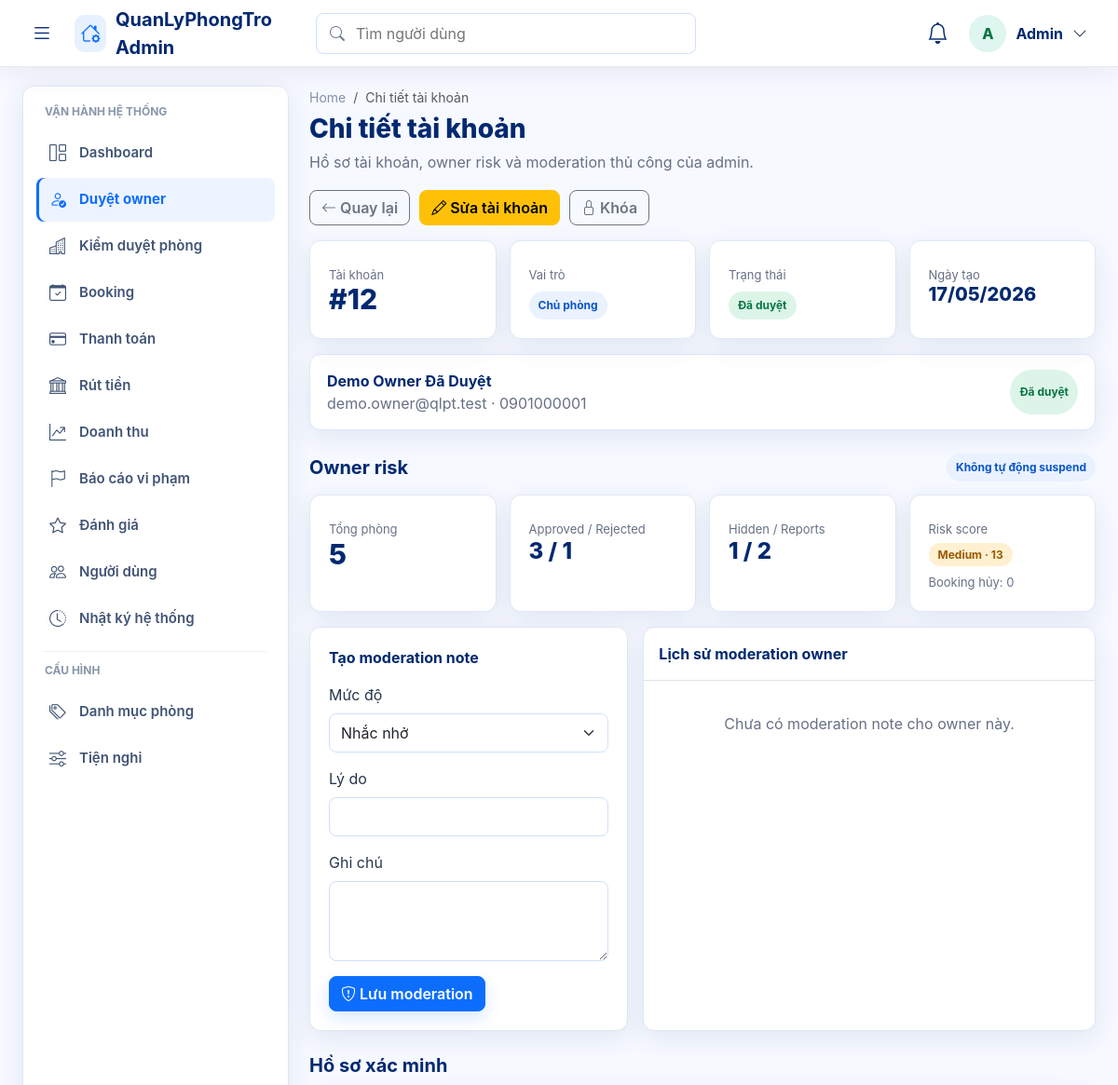
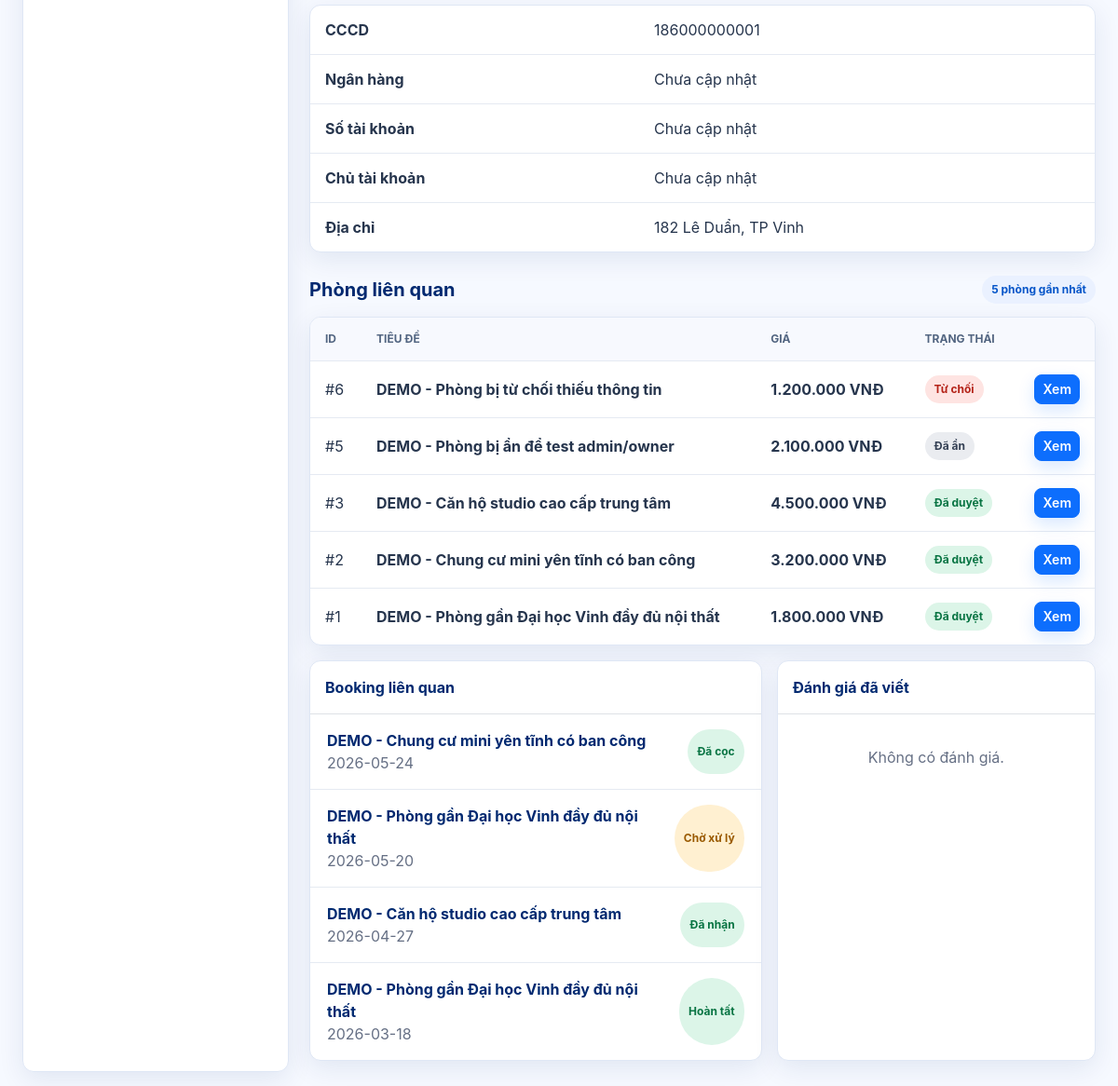
The page /public/admin/user_detail.php?id=12 (signed in) on the database its author committed (2 pictures, top to bottom).
### tables this page shows
CREATE TABLE `users` (
  `id` int(11) NOT NULL,
  `name` varchar(100) DEFAULT NULL,
  `email` varchar(150) DEFAULT NULL,
  `password` varchar(255) DEFAULT NULL,
  `reset_token` varchar(64) DEFAULT NULL,
  `reset_expires` datetime DEFAULT NULL,
  `force_password_change` tinyint(1) NOT NULL DEFAULT 0,
  `phone` varchar(20) DEFAULT NULL,
  `avatar` varchar(255) DEFAULT NULL,
  `role` enum('user','owner','admin') DEFAULT 'user',
  `created_at` timestamp NOT NULL DEFAULT current_timestamp(),
  `status` varchar(20) DEFAULT 'pending',
  `owner_verification_status` enum('not_required','pending_verification','submitted','approved','rejected') NOT NULL DEFAULT 'not_required',
  `approved_by` int(11) DEFAULT NULL,
  `approved_at` datetime DEFAULT NULL,
  `rejection_reason` text DEFAULT NULL,
  `address` text DEFAULT NULL,
  `idcard_number` varchar(50) DEFAULT NULL,
  `trust_score` int(11) NOT NULL DEFAULT 0,
  `admin_note` text DEFAULT NULL,
  `verified_at` datetime DEFAULT NULL,
  `verification_submitted_at` datetime DEFAULT NULL,
  `verification_reviewed_by` int(11) DEFAULT NULL,
  `verification_reviewed_at` datetime DEFAULT NULL,
  `verification_rejection_reason` text DEFAULT NULL,
  `id_card_front` varchar(255) DEFAULT NULL,
  `id_card_back` varchar(255) DEFAULT NULL,
  `selfie_image` varchar(255) DEFAULT NULL,
  `bank_name` varchar(100) DEFAULT NULL,
  `bank_account_no` varchar(50) DEFAULT NULL,
  `bank_account_name` varchar(100) DEFAULT NULL,
  `bank_verified_at` datetime DEFAULT NULL,
  `notify_email` tinyint(1) DEFAULT 1,
  `notify_booking` tinyint(1) DEFAULT 1,
  `show_phone` tinyint(1) DEFAULT 1,
  `dark_mode` tinyint(1) DEFAULT 0
);

CREATE TABLE `motels` (
  `id` int(11) NOT NULL,
  `title` varchar(255) NOT NULL,
  `description` text DEFAULT NULL,
  `price` int(11) NOT NULL,
  `deposit_amount` int(11) NOT NULL DEFAULT 0,
  `area` int(11) DEFAULT NULL,
  `address` varchar(255) DEFAULT NULL,
  `province_code` varchar(20) DEFAULT NULL,
  `province_name` varchar(120) DEFAULT NULL,
  `district_code` varchar(20) DEFAULT NULL,
  `district_name` varchar(120) DEFAULT NULL,
  `ward_code` varchar(20) DEFAULT NULL,
  `ward_name` varchar(120) DEFAULT NULL,
  `street_address` varchar(255) DEFAULT NULL,
  `address_api_source` varchar(80) DEFAULT NULL,
  `lat` decimal(10,8) DEFAULT NULL,
  `lng` decimal(11,8) DEFAULT NULL,
  `phone` varchar(20) DEFAULT NULL,
  `user_id` int(11) NOT NULL,
  `category_id` int(11) DEFAULT NULL,
  `district_id` int(11) DEFAULT NULL,
  `status` enum('pending','approved','hidden','rejected') DEFAULT 'pending',
  `room_status` enum('available','reserved','rented','unavailable') NOT NULL DEFAULT 'available',
  `rejection_reason` text DEFAULT NULL,
  `rejected_by` int(11) DEFAULT NULL,
  `rejected_at` datetime DEFAULT NULL,
  `count_view` int(11) DEFAULT 0,
  `created_at` timestamp NOT NULL DEFAULT current_timestamp(),
  `updated_at` timestamp NULL DEFAULT NULL,
  `bedrooms` int(11) DEFAULT 0,
  `bathrooms` int(11) DEFAULT 0,
  `max_people` int(11) DEFAULT NULL,
  `utilities` text DEFAULT NULL,
  `furniture` text DEFAULT NULL,
  `verification_status` varchar(30) NOT NULL DEFAULT 'unverified',
  `health_score` int(11) NOT NULL DEFAULT 0,
  `is_featured` tinyint(1) NOT NULL DEFAULT 0,
  `available_from` date DEFAULT NULL,
  `service_fee` int(11) NOT NULL DEFAULT 0,
  `electricity_unit_price` int(11) NOT NULL DEFAULT 0,
  `water_fee_per_person` int(11) NOT NULL DEFAULT 0,
  `internet_fee` int(11) NOT NULL DEFAULT 0,
  `parking_fee` int(11) NOT NULL DEFAULT 0,
  `other_fee` int(11) NOT NULL DEFAULT 0,
  `service_note` varchar(255) DEFAULT NULL,
  `deposit_months` decimal(3,1) NOT NULL DEFAULT 1.0
);

CREATE TABLE `bookings` (
  `id` int(11) NOT NULL,
  `booking_code` varchar(30) DEFAULT NULL,
  `user_id` int(11) DEFAULT NULL,
  `owner_id` int(11) DEFAULT NULL,
  `motel_id` int(11) DEFAULT NULL,
  `check_in_date` date DEFAULT NULL,
  `check_out_date` date DEFAULT NULL,
  `expected_move_in_date` date DEFAULT NULL,
  `rental_duration_months` int(11) DEFAULT NULL,
  `note` text DEFAULT NULL,
  `contact_name` varchar(120) DEFAULT NULL,
  `contact_phone` varchar(20) DEFAULT NULL,
  `contact_email` varchar(150) DEFAULT NULL,
  `deposit_amount` int(11) DEFAULT NULL,
  `total_amount` int(11) NOT NULL DEFAULT 0,
  `payment_status` enum('pending','processing','paid','failed','cancelled','refunded') NOT NULL DEFAULT 'pending',
  `booking_status` enum('pending','waiting_payment','paid','confirmed','cancelled','rejected','expired','completed') NOT NULL DEFAULT 'pending',
  `checkin_date` date DEFAULT NULL,
  `status` enum('pending','paid','accepted','completed','rejected','cancelled') DEFAULT 'pending',
  `created_at` timestamp NOT NULL DEFAULT current_timestamp(),
  `cancelled_at` datetime DEFAULT NULL,
  `cancelled_by` int(11) DEFAULT NULL,
  `cancellation_reason` text DEFAULT NULL,
  `rejected_at` datetime DEFAULT NULL,
  `rejected_by` int(11) DEFAULT NULL,
  `rejection_reason` text DEFAULT NULL,
  `expires_at` datetime DEFAULT NULL,
  `updated_at` datetime DEFAULT NULL
);

### public/admin/user_detail.php (the view, shortened to what the rows shown need)
<?php
require_once __DIR__ . '/../admin_init.php';
require_once __DIR__ . '/layout.php';
$id = (int)($_GET['id'] ?? 0);
$conn = $db->getConnection();
$ownerModeration = new OwnerModeration($db);
function admin_user_detail_one(mysqli $conn, string $sql, int $id): ?array
{
    $stmt = $conn->prepare($sql);
    $stmt->bind_param('i', $id);
    $stmt->execute();
    $row = $stmt->get_result()->fetch_assoc() ?: null;
    return $row;
}
function admin_user_detail_many(mysqli $conn, string $sql, string $types, array $params): array
{
    $stmt = $conn->prepare($sql);
    if ($params !== []) {
        $bind = [$types];
        foreach ($params as $key => $value) {
            $bind[] = &$params[$key];
        }
        call_user_func_array([$stmt, 'bind_param'], $bind);
    }
    $stmt->execute();
    $rows = $stmt->get_result()->fetch_all(MYSQLI_ASSOC);
    return $rows;
}
$user = admin_user_detail_one($conn, 'SELECT * FROM users WHERE id = ? LIMIT 1', $id);
$motels = admin_user_detail_many($conn, 'SELECT * FROM motels WHERE user_id = ? ORDER BY created_at DESC, id DESC LIMIT 10', 'i', [$id]);
$bookings = admin_user_detail_many(
    $conn,
    'SELECT b.*, m.title AS motel_title
     FROM bookings b
     LEFT JOIN motels m ON m.id = b.motel_id
     WHERE b.user_id = ? OR m.user_id = ?
     ORDER BY b.created_at DESC, b.id DESC
     LIMIT 10',
    'ii',
    [$id, $id]
);
$ownerRisk = ($user['role'] ?? '') === 'owner' ? $ownerModeration->getOwnerRisk($id) : null;
$warningTableExists = $ownerModeration->warningTableExists();
$warnings = $ownerRisk ? $ownerModeration->getWarnings($id, 10) : [];
$verificationStatus = (string)($user['owner_verification_status'] ?? 'not_required');
?>
<div class="wb-grid wb-stats-4 mb-3">
    <div class="wb-card"><div class="wb-card-label">Tài khoản</div><div class="wb-card-value">#<?php echo (int)$user['id']; ?></div></div>
    <div class="wb-card"><div class="wb-card-label">Vai trò</div><div class="mt-2"><span class="wb-pill"><?php echo admin_status_label((string)$user['role']); ?></span></div></div>
    <div class="wb-card"><div class="wb-card-label">Ngày tạo</div><div class="wb-card-value fs-5"><?php echo !empty($user['created_at']) ? date('d/m/Y', strtotime((string)$user['created_at'])) : ''; ?></div></div>
</div>
<div class="wb-list-card mb-3">
    <div class="wb-list-row">
        <div>
            <div class="wb-title"><?php echo admin_e($user['name'] ?? 'N/A'); ?></div>
            <div class="wb-muted"><?php echo admin_e($user['email'] ?? ''); ?> · <?php echo admin_e($user['phone'] ?? 'Chưa cập nhật'); ?></div>
        </div>
        <?php if (($user['role'] ?? '') === 'owner'): ?>
            <span class="wb-pill <?php echo admin_pill_class($verificationStatus); ?>"><?php echo admin_status_label($verificationStatus); ?></span>
        <?php endif; ?>
    </div>
</div>
<?php if (($user['role'] ?? '') === 'owner'): ?>
    <div class="wb-section-head"><h2>Owner risk</h2><span class="wb-pill">Không tự động suspend</span></div>
    <div class="wb-grid wb-stats-4 mb-3">
        <div class="wb-card"><div class="wb-card-label">Tổng phòng</div><div class="wb-card-value"><?php echo (int)($ownerRisk['total_rooms'] ?? 0); ?></div></div>
        <div class="wb-card"><div class="wb-card-label">Approved / Rejected</div><div class="wb-card-value fs-4"><?php echo (int)($ownerRisk['approved_rooms'] ?? 0); ?> / <?php echo (int)($ownerRisk['rejected_rooms'] ?? 0); ?></div></div>
        <div class="wb-card"><div class="wb-card-label">Hidden / Reports</div><div class="wb-card-value fs-4"><?php echo (int)($ownerRisk['hidden_rooms'] ?? 0); ?> / <?php echo (int)($ownerRisk['total_reports'] ?? 0); ?></div></div>
        <div class="wb-card"><div class="wb-card-label">Risk score</div><div class="wb-card-value fs-4"><span class="wb-pill <?php echo admin_pill_class((string)($ownerRisk['risk_level'] ?? 'low')); ?>"><?php echo admin_status_label((string)($ownerRisk['risk_level'] ?? 'low')); ?> · <?php echo (int)($ownerRisk['risk_score'] ?? 0); ?></span></div><div class="wb-card-label mt-2">Booking hủy: <?php echo (int)($ownerRisk['cancelled_bookings'] ?? 0); ?></div></div>
    </div>
    <div class="row g-3 mb-3">
        <div class="col-lg-5">
            <div class="wb-card h-100">
                <div class="wb-title mb-3">Tạo moderation note</div>
                <?php if ($warningTableExists): ?>
                    <form method="POST" class="row g-3">
                        <div class="col-12">
                            <label class="form-label">Mức độ</label>
                            <select name="warning_level" class="form-select" required>
                                <?php foreach (['reminder', 'warning', 'severe_warning', 'posting_suspended'] as $level): ?>
                                    <option value="<?php echo admin_e($level); ?>"><?php echo admin_status_label($level); ?></option>
                                <?php endforeach; ?>
                            </select>
                        </div>
                        <div class="col-12">
                            <label class="form-label">Lý do</label>
                            <input type="text" name="warning_reason" class="form-control" maxlength="255" required>
                        </div>
                        <div class="col-12">
                            <label class="form-label">Ghi chú</label>
                            <textarea name="warning_note" class="form-control" rows="3"></textarea>
                        </div>
                        <div class="col-12"><button class="btn btn-primary" type="submit"><i class="bi bi-shield-exclamation"></i> Lưu moderation</button></div>
                    </form>
                <?php else: ?>
                    <div class="wb-empty">Chạy migration `002_owner_warnings.sql` để lưu cảnh báo owner.</div>
                <?php endif; ?>
            </div>
        </div>
        <div class="col-lg-7">
            <div class="wb-list-card h-100">
                <div class="p-3 border-bottom"><div class="wb-title">Lịch sử moderation owner</div></div>
                <?php if ($warnings): ?>
                    <?php foreach ($warnings as $warning): ?>
                        <div class="wb-list-row">
                            <div>
                                <div class="wb-title"><?php echo admin_e($warning['reason']); ?></div>
                                <div class="wb-muted"><?php echo admin_e($warning['admin_name'] ?? 'Admin'); ?> · <?php echo !empty($warning['created_at']) ? date('d/m/Y H:i', strtotime((string)$warning['created_at'])) : ''; ?></div>
                                <?php if (!empty($warning['note'])): ?><div><?php echo nl2br(admin_e($warning['note'])); ?></div><?php endif; ?>
                            </div>
                            <span class="wb-pill <?php echo admin_pill_class((string)$warning['warning_level']); ?>"><?php echo admin_status_label((string)$warning['warning_level']); ?></span>
                        </div>
                    <?php endforeach; ?>
                <?php else: ?>
                    <div class="wb-empty">Chưa có moderation note cho owner này.</div>
                <?php endif; ?>
            </div>
        </div>
    </div>
    <div class="wb-section-head"><h2>Hồ sơ xác minh</h2></div>
    <div class="wb-table-card mb-3">
        <table class="wb-table"><tbody>
            <tr><td class="fw-bold">CCCD</td><td><?php echo admin_e($user['idcard_number'] ?? 'Chưa cập nhật'); ?></td></tr>
            <tr><td class="fw-bold">Ngân hàng</td><td><?php echo admin_e($user['bank_name'] ?? 'Chưa cập nhật'); ?></td></tr>
            <tr><td class="fw-bold">Số tài khoản</td><td><?php echo admin_e($user['bank_account_no'] ?? 'Chưa cập nhật'); ?></td></tr>
            <tr><td class="fw-bold">Chủ tài khoản</td><td><?php echo admin_e($user['bank_account_name'] ?? 'Chưa cập nhật'); ?></td></tr>
            <tr><td class="fw-bold">Địa chỉ</td><td><?php echo admin_e($user['address'] ?? 'Chưa cập nhật'); ?></td></tr>
        </tbody></table>
    </div>
<?php endif; ?>
<div class="wb-section-head"><h2>Phòng liên quan</h2><span class="wb-pill"><?php echo count($motels); ?> phòng gần nhất</span></div>
<div class="wb-table-card mb-3">
    <?php if ($motels): ?>
        <table class="wb-table">
            <thead><tr><th>ID</th><th>Tiêu đề</th><th>Giá</th><th>Trạng thái</th><th></th></tr></thead>
            <tbody>
                <?php foreach ($motels as $motel): ?>
                    <tr>
                        <td>#<?php echo (int)$motel['id']; ?></td>
                        <td class="wb-title"><?php echo admin_e($motel['title'] ?? 'N/A'); ?></td>
                        <td class="wb-price"><?php echo admin_money($motel['price'] ?? 0); ?></td>
                        <td><span class="wb-pill <?php echo admin_pill_class((string)$motel['status']); ?>"><?php echo admin_status_label((string)$motel['status']); ?></span></td>
                        <td class="text-end"><a href="motel_detail.php?id=<?php echo (int)$motel['id']; ?>" class="btn btn-sm btn-primary">Xem</a></td>
                    </tr>
                <?php endforeach; ?>
            </tbody>
        </table>
    <?php else: ?>
        <div class="wb-empty">Không có phòng liên quan.</div>
    <?php endif; ?>
</div>
<div class="row g-3">
    <div class="col-md-7">
        <div class="wb-list-card h-100">
            <?php if ($bookings): ?>
                <?php foreach ($bookings as $booking): ?>
                    <div class="wb-list-row">
                        <div><div class="wb-title"><?php echo admin_e($booking['motel_title'] ?? 'N/A'); ?></div><div class="wb-muted"><?php echo admin_e($booking['checkin_date'] ?? $booking['check_in_date'] ?? ''); ?></div></div>
                        <span class="wb-pill <?php echo admin_pill_class((string)$booking['status']); ?>"><?php echo admin_status_label((string)$booking['status']); ?></span>
                    </div>
                <?php endforeach; ?>
            <?php else: ?><div class="wb-empty">Không có booking.</div><?php endif; ?>
        </div>
    </div>
</div>

### rows shown on the page
users: id "12", role "Chủ phòng", created_at "17/05/2026", name "Demo Owner Đã Duyệt", email "demo.owner@qlpt.test", phone "0901000001", owner_verification_status "Đã duyệt", idcard_number "186000000001", bank_name "Chưa cập nhật", bank_account_no "Chưa cập nhật", bank_account_name "Chưa cập nhật", address "182 Lê Duẩn, TP Vinh"
motels: id "6", title "DEMO - Phòng bị từ chối thiếu thông tin", price "1.200.000 VNĐ", status "Từ chối"
motels: id "5", title "DEMO - Phòng bị ẩn để test admin/owner", price "2.100.000 VNĐ", status "Đã ẩn"
motels: id "3", title "DEMO - Căn hộ studio cao cấp trung tâm", price "4.500.000 VNĐ", status "Đã duyệt"
motels: id "2", title "DEMO - Chung cư mini yên tĩnh có ban công", price "3.200.000 VNĐ", status "Đã duyệt"
motels: id "1", title "DEMO - Phòng gần Đại học Vinh đầy đủ nội thất", price "1.800.000 VNĐ", status "Đã duyệt"
bookings: motel.title "DEMO - Chung cư mini yên tĩnh có ban công", checkin_date "2026-05-24", status "Đã cọc"
bookings: motel.title "DEMO - Phòng gần Đại học Vinh đầy đủ nội thất", checkin_date "2026-05-20", status "Chờ xử lý"
bookings: motel.title "DEMO - Căn hộ studio cao cấp trung tâm", checkin_date "2026-04-27", status "Đã nhận"
bookings: motel.title "DEMO - Phòng gần Đại học Vinh đầy đủ nội thất", checkin_date "2026-03-18", status "Hoàn tất"

### other values the page prints
admin_e($initial !== '' ? $initial : 'A') "A"
admin_e(admin_current_name()) "Admin"
admin_e($item['label']) "Dashboard"
admin_e($item['label']) "Duyệt owner"
admin_e($item['label']) "Kiểm duyệt phòng"
admin_e($item['label']) "Booking"
admin_e($item['label']) "Thanh toán"
admin_e($item['label']) "Rút tiền"
admin_e($item['label']) "Doanh thu"
admin_e($item['label']) "Báo cáo vi phạm"
admin_e($item['label']) "Đánh giá"
admin_e($item['label']) "Người dùng"
admin_e($item['label']) "Nhật ký hệ thống"
admin_e($item['label']) "Danh mục phòng"
admin_e($item['label']) "Tiện nghi"
